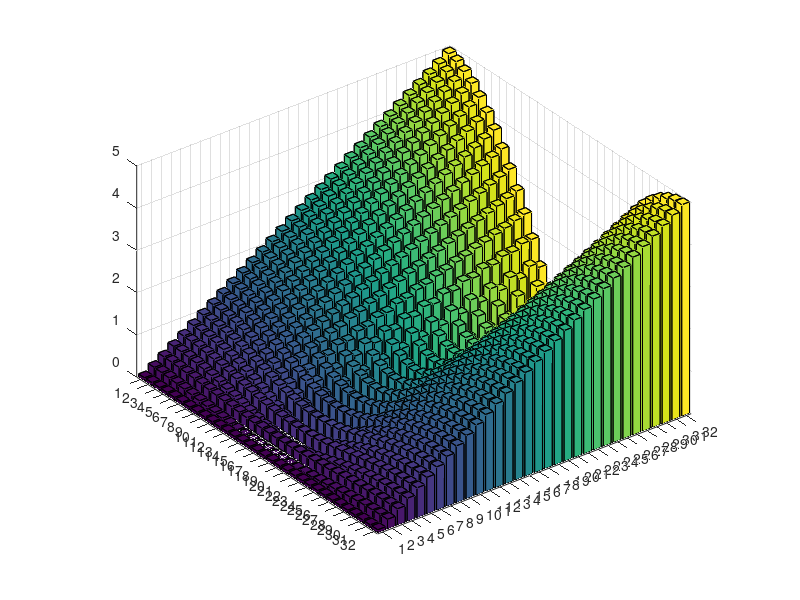
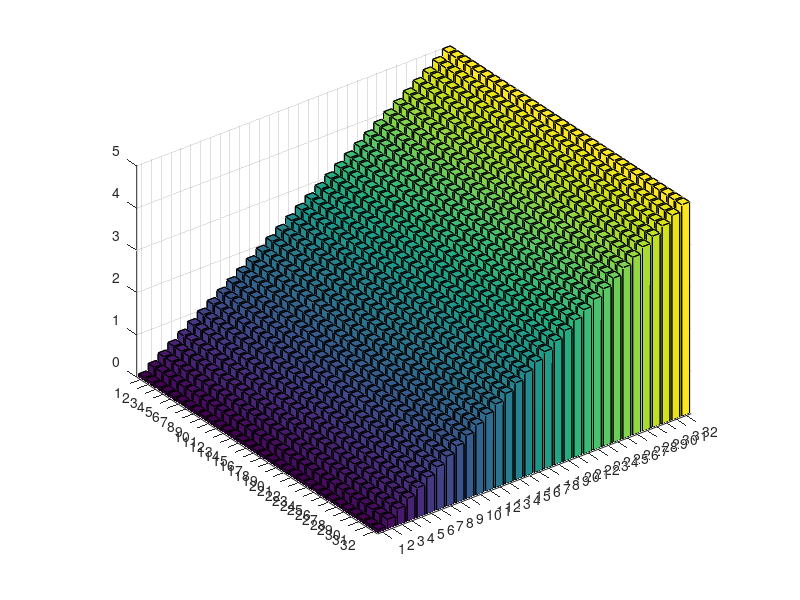

Recreate these plots in MATLAB, in order.
% phi_vector = ones(1,32);
% theta_vector = ones(1,32)*3;
% Y_ml = zeros(32,32);
% for r = 1:1
%     for l = 1:32
%         NPml = 0;
%         Yml_real = 0;
%         Yml_img  = 0;
%         for m = -l:l
%             if(m>=0)
%                 %Y_ml(l,r) = spharm(l,m,theta_vector(r),phi_vector(r));
%                 NPml = spharm(l,m,theta_vector(r),phi_vector(r))/exp(1i*m*phi_vector(r)); %STH WRONG HERE!
%                 Yml_real = Yml_real+NPml*cos(m*phi_vector(r));
%                 Yml_img  = Yml_real+NPml*sin(m*phi_vector(r));
%             else
%                 %Y_temp = spharm(l,-m,theta_vector(r),phi_vector(r));
%                 %Y_ml(l,r) = (-1)^(-m) * conj(Y_temp);
%                 NPml = (-1)^(-m)*spharm(l,-m,theta_vector(r),phi_vector(r))/exp(1i*(-m)*phi_vector(r));%STH WRONG HERE!
%                 Yml_real = Yml_real+NPml*cos((-m)*phi_vector(r));
%                 Yml_img  = Yml_img -NPml*sin((-m)*phi_vector(r));
%             end
%         end
%         Y_ml(l,r) =Y_ml(l,r) + Yml_real^2+Yml_img^2;
%     end
% end
% figure,
% bar3(abs(Y_ml))
% 
% % 
% Y_ml = zeros(32,32);
% for r = 1:1
%     for l = 1:32
%         for m = -l:l
%             if(m>=0)
%                 Y_ml(l,r) =Y_ml(l,r) + spharm(l,m,phi_vector(r),theta_vector(r));
%             else
%                 Y_temp = spharm(l,-m,phi_vector(r),theta_vector(r));
%                 Y_ml(l,r) =Y_ml(l,r) + (-1)^(-m) * conj(Y_temp);
%             end
%         end
%     end
%  end
%  figure,
%  bar3(abs(Y_ml))
%  
%BUG maybe in C++; result : BUG in MATLAB
% l = 1
% m = 1
% spharm(l,m,3,1)/exp(1i*m*1) =  0.1210 - 0.2644i
% try gsl_sf_legendre_sphPlm(1, 1, cos(3)) =  -0.0487

%%
% %C++ result
R_change_theta = [0.0795775 0.236439 0.395786 0.554223 0.712656 0.871063 1.02946 1.18786 1.34626 1.50465 1.66304 1.82143 1.97983 2.13822 2.29661 2.455 2.61339 2.77178 2.93017 3.08856 3.24695 3.40534 3.56373 3.72211 3.8805 4.03889 4.19728 4.35567 4.51406 4.67245 4.83084 4.98923 
0.0795775 0.229646 0.389594 0.545618 0.702045 0.858212 1.01437 1.1705 1.32663 1.48275 1.63886 1.79497 1.95108 2.10719 2.26329 2.4194 2.5755 2.7316 2.8877 3.04381 3.19991 3.35601 3.51211 3.66821 3.82431 3.98041 4.13651 4.2926 4.4487 4.6048 4.7609 4.917 
0.0795775 0.218616 0.379644 0.530822 0.684437 0.836798 0.989333 1.14172 1.2941 1.44645 1.5988 1.75113 1.90346 2.05579 2.20811 2.36043 2.51275 2.66506 2.81737 2.96969 3.122 3.27431 3.42662 3.57893 3.73124 3.88354 4.03585 4.18816 4.34047 4.49277 4.64508 4.79738 
0.0795775 0.203771 0.366456 0.509275 0.660044 0.806679 0.954536 1.10165 1.24892 1.39605 1.54319 1.69029 1.83739 1.98448 2.13156 2.27864 2.42571 2.57277 2.71984 2.8669 3.01396 3.16101 3.30807 3.45512 3.60218 3.74923 3.89628 4.04333 4.19038 4.33743 4.48448 4.63152 
0.0795775 0.185683 0.350702 0.480423 0.62933 0.767448 0.910294 1.05033 1.19145 1.33186 1.4725 1.61296 1.75345 1.89389 2.03433 2.17476 2.31518 2.45559 2.59599 2.73639 2.87679 3.01718 3.15757 3.29796 3.43834 3.57872 3.71911 3.85949 3.99987 4.14024 4.28062 4.421 
0.0795775 0.165046 0.333151 0.443922 0.593112 0.718402 0.85719 0.98748 1.12221 1.25406 1.38732 1.51961 1.65234 1.78474 1.91727 2.04969 2.18214 2.31455 2.44696 2.57936 2.71175 2.84413 2.97651 3.10889 3.24126 3.37363 3.50599 3.63836 3.77072 3.90308 4.03543 4.16779 
0.0795775 0.142653 0.314616 0.399857 0.552618 0.658701 0.796273 0.912286 1.04203 1.16232 1.28842 1.41046 1.53491 1.65764 1.78136 1.90435 2.02774 2.15082 2.27406 2.39716 2.52032 2.64342 2.76655 2.88964 3.01274 3.13583 3.25891 3.38199 3.50507 3.62814 3.75121 3.87428 
0.0795775 0.119366 0.295903 0.348944 0.50947 0.587749 0.729275 0.823508 0.952426 1.05554 1.17708 1.2849 1.40234 1.51258 1.6278 1.73927 1.85329 1.96537 2.07874 2.19112 2.30415 2.41666 2.5295 2.64207 2.75481 2.86741 2.98009 3.09269 3.20533 3.31793 3.43055 3.54315 
0.0795775 0.096079 0.277764 0.292671 0.465585 0.505782 0.658736 0.719984 0.85596 0.93185 1.05563 1.14108 1.25666 1.34817 1.45841 1.55368 1.66051 1.75809 1.86276 1.96175 2.06507 2.1649 2.26737 2.36771 2.46964 2.57028 2.67189 2.7727 2.87409 2.97501 3.07627 3.17724 
0.0795775 0.0736867 0.260864 0.233341 0.423011 0.414534 0.587942 0.601738 0.756587 0.789595 0.928139 0.97625 1.10173 1.16122 1.2767 1.34454 1.45255 1.52645 1.62898 1.7072 1.80575 1.88705 1.98273 2.06621 2.15982 2.24483 2.33697 2.42305 2.51414 2.60097 2.69131 2.77866 
0.0795775 0.0530499 0.245757 0.173992 0.383731 0.317785 0.520625 0.471497 0.659563 0.629426 0.80088 0.788778 0.944307 0.948161 1.08945 1.10691 1.23595 1.26474 1.38349 1.42158 1.53181 1.57746 1.68072 1.73246 1.83006 1.88669 1.97972 2.04024 2.12961 2.19322 2.27965 2.34573 
0.0795775 0.0349616 0.232887 0.11819 0.349483 0.221531 0.460499 0.336073 0.570855 0.457268 0.681979 0.582448 0.794312 0.709949 0.907938 0.838706 1.0228 0.968029 1.13877 1.09747 1.25573 1.22675 1.37354 1.3557 1.49208 1.4842 1.61124 1.61222 1.73093 1.73973 1.85105 1.86674 
0.0795775 0.0201168 0.222583 0.0696934 0.321639 0.133574 0.410778 0.206804 0.496184 0.286661 0.580092 0.371385 0.663522 0.459746 0.746992 0.550846 0.830776 0.644013 0.915021 0.738731 0.999799 0.834602 1.08514 0.931316 1.17104 1.02863 1.25748 1.12635 1.34446 1.22433 1.43193 1.32244 
0.0795775 0.00908621 0.215078 0.0320508 0.301172 0.0624882 0.373846 0.098339 0.440089 0.138455 0.502635 0.182069 0.56286 0.228617 0.621562 0.277667 0.679239 0.328871 0.736224 0.381944 0.792748 0.436647 0.848975 0.49278 0.905025 0.550168 0.960989 0.608662 1.01693 0.668132 1.07291 0.728464 
0.0795775 0.00229359 0.21052 0.00818002 0.288684 0.0161207 0.351195 0.0256387 0.405487 0.0364739 0.45456 0.0484546 0.499974 0.0614555 0.542666 0.0753795 0.583244 0.0901487 0.622132 0.105698 0.659638 0.121972 0.695993 0.138924 0.731376 0.156511 0.765928 0.174698 0.799764 0.193449 0.832977 0.212737 
0.0795775 2.77334e-032 0.208992 1.10934e-031 0.284489 1.97215e-031 0.343572 3.08149e-031 0.393818 7.88861e-031 0.438311 7.88861e-031 0.478671 6.03972e-031 0.515875 1.2326e-030 0.550565 1.2326e-030 0.583192 9.98402e-031 0.614085 2.08309e-030 0.643496 2.41589e-030 0.671618 2.77334e-030 0.698609 2.08309e-030 0.724594 3.15544e-030 0.749679 3.15544e-030 
0.0795775 0.00229359 0.21052 0.00818002 0.288684 0.0161207 0.351195 0.0256387 0.405487 0.0364739 0.45456 0.0484546 0.499974 0.0614555 0.542666 0.0753795 0.583244 0.0901487 0.622132 0.105698 0.659638 0.121972 0.695993 0.138924 0.731376 0.156511 0.765928 0.174698 0.799764 0.193449 0.832977 0.212737 
0.0795775 0.00908621 0.215078 0.0320508 0.301172 0.0624882 0.373846 0.098339 0.440089 0.138455 0.502635 0.182069 0.56286 0.228617 0.621562 0.277667 0.679239 0.328871 0.736224 0.381944 0.792748 0.436647 0.848975 0.49278 0.905025 0.550168 0.960989 0.608662 1.01693 0.668132 1.07291 0.728464 
0.0795775 0.0201168 0.222583 0.0696934 0.321639 0.133574 0.410778 0.206804 0.496184 0.286661 0.580092 0.371385 0.663522 0.459746 0.746992 0.550846 0.830776 0.644013 0.915021 0.738731 0.999799 0.834602 1.08514 0.931316 1.17104 1.02863 1.25748 1.12635 1.34446 1.22433 1.43193 1.32244 
0.0795775 0.0349616 0.232887 0.11819 0.349483 0.221531 0.460499 0.336073 0.570855 0.457268 0.681979 0.582448 0.794312 0.709949 0.907938 0.838706 1.0228 0.968029 1.13877 1.09747 1.25573 1.22675 1.37354 1.3557 1.49208 1.4842 1.61124 1.61222 1.73093 1.73973 1.85105 1.86674 
0.0795775 0.0530499 0.245757 0.173992 0.383731 0.317785 0.520625 0.471497 0.659563 0.629426 0.80088 0.788778 0.944307 0.948161 1.08945 1.10691 1.23595 1.26474 1.38349 1.42158 1.53181 1.57746 1.68072 1.73246 1.83006 1.88669 1.97972 2.04024 2.12961 2.19322 2.27965 2.34573 
0.0795775 0.0736867 0.260864 0.233341 0.423011 0.414534 0.587942 0.601738 0.756587 0.789595 0.928139 0.97625 1.10173 1.16122 1.2767 1.34454 1.45255 1.52645 1.62898 1.7072 1.80575 1.88705 1.98273 2.06621 2.15982 2.24483 2.33697 2.42305 2.51414 2.60097 2.69131 2.77866 
0.0795775 0.096079 0.277764 0.292671 0.465585 0.505782 0.658736 0.719984 0.85596 0.93185 1.05563 1.14108 1.25666 1.34817 1.45841 1.55368 1.66051 1.75809 1.86276 1.96175 2.06507 2.1649 2.26737 2.36771 2.46964 2.57028 2.67189 2.7727 2.87409 2.97501 3.07627 3.17724 
0.0795775 0.119366 0.295903 0.348944 0.50947 0.587749 0.729275 0.823508 0.952426 1.05554 1.17708 1.2849 1.40234 1.51258 1.6278 1.73927 1.85329 1.96537 2.07874 2.19112 2.30415 2.41666 2.5295 2.64207 2.75481 2.86741 2.98009 3.09269 3.20533 3.31793 3.43055 3.54315 
0.0795775 0.142653 0.314616 0.399857 0.552618 0.658701 0.796273 0.912286 1.04203 1.16232 1.28842 1.41046 1.53491 1.65764 1.78136 1.90435 2.02774 2.15082 2.27406 2.39716 2.52032 2.64342 2.76655 2.88964 3.01274 3.13583 3.25891 3.38199 3.50507 3.62814 3.75121 3.87428 
0.0795775 0.165046 0.333151 0.443922 0.593112 0.718402 0.85719 0.98748 1.12221 1.25406 1.38732 1.51961 1.65234 1.78474 1.91727 2.04969 2.18214 2.31455 2.44696 2.57936 2.71175 2.84413 2.97651 3.10889 3.24126 3.37363 3.50599 3.63836 3.77072 3.90308 4.03543 4.16779 
0.0795775 0.185683 0.350702 0.480423 0.62933 0.767448 0.910294 1.05033 1.19145 1.33186 1.4725 1.61296 1.75345 1.89389 2.03433 2.17476 2.31518 2.45559 2.59599 2.73639 2.87679 3.01718 3.15757 3.29796 3.43834 3.57872 3.71911 3.85949 3.99987 4.14024 4.28062 4.421 
0.0795775 0.203771 0.366456 0.509275 0.660044 0.806679 0.954536 1.10165 1.24892 1.39605 1.54319 1.69029 1.83739 1.98448 2.13156 2.27864 2.42571 2.57277 2.71984 2.8669 3.01396 3.16101 3.30807 3.45512 3.60218 3.74923 3.89628 4.04333 4.19038 4.33743 4.48448 4.63152 
0.0795775 0.218616 0.379644 0.530822 0.684437 0.836798 0.989333 1.14172 1.2941 1.44645 1.5988 1.75113 1.90346 2.05579 2.20811 2.36043 2.51275 2.66506 2.81737 2.96969 3.122 3.27431 3.42662 3.57893 3.73124 3.88354 4.03585 4.18816 4.34047 4.49277 4.64508 4.79738 
0.0795775 0.229646 0.389594 0.545618 0.702045 0.858212 1.01437 1.1705 1.32663 1.48275 1.63886 1.79497 1.95108 2.10719 2.26329 2.4194 2.5755 2.7316 2.8877 3.04381 3.19991 3.35601 3.51211 3.66821 3.82431 3.98041 4.13651 4.2926 4.4487 4.6048 4.7609 4.917 
0.0795775 0.236439 0.395786 0.554223 0.712656 0.871063 1.02946 1.18786 1.34626 1.50465 1.66304 1.82143 1.97983 2.13822 2.29661 2.455 2.61339 2.77178 2.93017 3.08856 3.24695 3.40534 3.56373 3.72211 3.8805 4.03889 4.19728 4.35567 4.51406 4.67245 4.83084 4.98923 
0.0795775 0.238732 0.397887 0.557042 0.716197 0.875352 1.03451 1.19366 1.35282 1.51197 1.67113 1.83028 1.98944 2.14859 2.30775 2.4669 2.62606 2.78521 2.94437 3.10352 3.26268 3.42183 3.58099 3.74014 3.8993 4.05845 4.21761 4.37676 4.53592 4.69507 4.85423 5.01338 
];
R_change_phi=[0.0795775 0.238732 0.397887 0.557042 0.716197 0.875352 1.03451 1.19366 1.35282 1.51197 1.67113 1.83028 1.98944 2.14859 2.30775 2.4669 2.62606 2.78521 2.94437 3.10352 3.26268 3.42183 3.58099 3.74014 3.8993 4.05845 4.21761 4.37676 4.53592 4.69507 4.85423 5.01338 
0.0795775 0.238732 0.397887 0.557042 0.716197 0.875352 1.03451 1.19366 1.35282 1.51197 1.67113 1.83028 1.98944 2.14859 2.30775 2.4669 2.62606 2.78521 2.94437 3.10352 3.26268 3.42183 3.58099 3.74014 3.8993 4.05845 4.21761 4.37676 4.53592 4.69507 4.85423 5.01338 
0.0795775 0.238732 0.397887 0.557042 0.716197 0.875352 1.03451 1.19366 1.35282 1.51197 1.67113 1.83028 1.98944 2.14859 2.30775 2.4669 2.62606 2.78521 2.94437 3.10352 3.26268 3.42183 3.58099 3.74014 3.8993 4.05845 4.21761 4.37676 4.53592 4.69507 4.85423 5.01338 
0.0795775 0.238732 0.397887 0.557042 0.716197 0.875352 1.03451 1.19366 1.35282 1.51197 1.67113 1.83028 1.98944 2.14859 2.30775 2.4669 2.62606 2.78521 2.94437 3.10352 3.26268 3.42183 3.58099 3.74014 3.8993 4.05845 4.21761 4.37676 4.53592 4.69507 4.85423 5.01338 
0.0795775 0.238732 0.397887 0.557042 0.716197 0.875352 1.03451 1.19366 1.35282 1.51197 1.67113 1.83028 1.98944 2.14859 2.30775 2.4669 2.62606 2.78521 2.94437 3.10352 3.26268 3.42183 3.58099 3.74014 3.8993 4.05845 4.21761 4.37676 4.53592 4.69507 4.85423 5.01338 
0.0795775 0.238732 0.397887 0.557042 0.716197 0.875352 1.03451 1.19366 1.35282 1.51197 1.67113 1.83028 1.98944 2.14859 2.30775 2.4669 2.62606 2.78521 2.94437 3.10352 3.26268 3.42183 3.58099 3.74014 3.8993 4.05845 4.21761 4.37676 4.53592 4.69507 4.85423 5.01338 
0.0795775 0.238732 0.397887 0.557042 0.716197 0.875352 1.03451 1.19366 1.35282 1.51197 1.67113 1.83028 1.98944 2.14859 2.30775 2.4669 2.62606 2.78521 2.94437 3.10352 3.26268 3.42183 3.58099 3.74014 3.8993 4.05845 4.21761 4.37676 4.53592 4.69507 4.85423 5.01338 
0.0795775 0.238732 0.397887 0.557042 0.716197 0.875352 1.03451 1.19366 1.35282 1.51197 1.67113 1.83028 1.98944 2.14859 2.30775 2.4669 2.62606 2.78521 2.94437 3.10352 3.26268 3.42183 3.58099 3.74014 3.8993 4.05845 4.21761 4.37676 4.53592 4.69507 4.85423 5.01338 
0.0795775 0.238732 0.397887 0.557042 0.716197 0.875352 1.03451 1.19366 1.35282 1.51197 1.67113 1.83028 1.98944 2.14859 2.30775 2.4669 2.62606 2.78521 2.94437 3.10352 3.26268 3.42183 3.58099 3.74014 3.8993 4.05845 4.21761 4.37676 4.53592 4.69507 4.85423 5.01338 
0.0795775 0.238732 0.397887 0.557042 0.716197 0.875352 1.03451 1.19366 1.35282 1.51197 1.67113 1.83028 1.98944 2.14859 2.30775 2.4669 2.62606 2.78521 2.94437 3.10352 3.26268 3.42183 3.58099 3.74014 3.8993 4.05845 4.21761 4.37676 4.53592 4.69507 4.85423 5.01338 
0.0795775 0.238732 0.397887 0.557042 0.716197 0.875352 1.03451 1.19366 1.35282 1.51197 1.67113 1.83028 1.98944 2.14859 2.30775 2.4669 2.62606 2.78521 2.94437 3.10352 3.26268 3.42183 3.58099 3.74014 3.8993 4.05845 4.21761 4.37676 4.53592 4.69507 4.85423 5.01338 
0.0795775 0.238732 0.397887 0.557042 0.716197 0.875352 1.03451 1.19366 1.35282 1.51197 1.67113 1.83028 1.98944 2.14859 2.30775 2.4669 2.62606 2.78521 2.94437 3.10352 3.26268 3.42183 3.58099 3.74014 3.8993 4.05845 4.21761 4.37676 4.53592 4.69507 4.85423 5.01338 
0.0795775 0.238732 0.397887 0.557042 0.716197 0.875352 1.03451 1.19366 1.35282 1.51197 1.67113 1.83028 1.98944 2.14859 2.30775 2.4669 2.62606 2.78521 2.94437 3.10352 3.26268 3.42183 3.58099 3.74014 3.8993 4.05845 4.21761 4.37676 4.53592 4.69507 4.85423 5.01338 
0.0795775 0.238732 0.397887 0.557042 0.716197 0.875352 1.03451 1.19366 1.35282 1.51197 1.67113 1.83028 1.98944 2.14859 2.30775 2.4669 2.62606 2.78521 2.94437 3.10352 3.26268 3.42183 3.58099 3.74014 3.8993 4.05845 4.21761 4.37676 4.53592 4.69507 4.85423 5.01338 
0.0795775 0.238732 0.397887 0.557042 0.716197 0.875352 1.03451 1.19366 1.35282 1.51197 1.67113 1.83028 1.98944 2.14859 2.30775 2.4669 2.62606 2.78521 2.94437 3.10352 3.26268 3.42183 3.58099 3.74014 3.8993 4.05845 4.21761 4.37676 4.53592 4.69507 4.85423 5.01338 
0.0795775 0.238732 0.397887 0.557042 0.716197 0.875352 1.03451 1.19366 1.35282 1.51197 1.67113 1.83028 1.98944 2.14859 2.30775 2.4669 2.62606 2.78521 2.94437 3.10352 3.26268 3.42183 3.58099 3.74014 3.8993 4.05845 4.21761 4.37676 4.53592 4.69507 4.85423 5.01338 
0.0795775 0.238732 0.397887 0.557042 0.716197 0.875352 1.03451 1.19366 1.35282 1.51197 1.67113 1.83028 1.98944 2.14859 2.30775 2.4669 2.62606 2.78521 2.94437 3.10352 3.26268 3.42183 3.58099 3.74014 3.8993 4.05845 4.21761 4.37676 4.53592 4.69507 4.85423 5.01338 
0.0795775 0.238732 0.397887 0.557042 0.716197 0.875352 1.03451 1.19366 1.35282 1.51197 1.67113 1.83028 1.98944 2.14859 2.30775 2.4669 2.62606 2.78521 2.94437 3.10352 3.26268 3.42183 3.58099 3.74014 3.8993 4.05845 4.21761 4.37676 4.53592 4.69507 4.85423 5.01338 
0.0795775 0.238732 0.397887 0.557042 0.716197 0.875352 1.03451 1.19366 1.35282 1.51197 1.67113 1.83028 1.98944 2.14859 2.30775 2.4669 2.62606 2.78521 2.94437 3.10352 3.26268 3.42183 3.58099 3.74014 3.8993 4.05845 4.21761 4.37676 4.53592 4.69507 4.85423 5.01338 
0.0795775 0.238732 0.397887 0.557042 0.716197 0.875352 1.03451 1.19366 1.35282 1.51197 1.67113 1.83028 1.98944 2.14859 2.30775 2.4669 2.62606 2.78521 2.94437 3.10352 3.26268 3.42183 3.58099 3.74014 3.8993 4.05845 4.21761 4.37676 4.53592 4.69507 4.85423 5.01338 
0.0795775 0.238732 0.397887 0.557042 0.716197 0.875352 1.03451 1.19366 1.35282 1.51197 1.67113 1.83028 1.98944 2.14859 2.30775 2.4669 2.62606 2.78521 2.94437 3.10352 3.26268 3.42183 3.58099 3.74014 3.8993 4.05845 4.21761 4.37676 4.53592 4.69507 4.85423 5.01338 
0.0795775 0.238732 0.397887 0.557042 0.716197 0.875352 1.03451 1.19366 1.35282 1.51197 1.67113 1.83028 1.98944 2.14859 2.30775 2.4669 2.62606 2.78521 2.94437 3.10352 3.26268 3.42183 3.58099 3.74014 3.8993 4.05845 4.21761 4.37676 4.53592 4.69507 4.85423 5.01338 
0.0795775 0.238732 0.397887 0.557042 0.716197 0.875352 1.03451 1.19366 1.35282 1.51197 1.67113 1.83028 1.98944 2.14859 2.30775 2.4669 2.62606 2.78521 2.94437 3.10352 3.26268 3.42183 3.58099 3.74014 3.8993 4.05845 4.21761 4.37676 4.53592 4.69507 4.85423 5.01338 
0.0795775 0.238732 0.397887 0.557042 0.716197 0.875352 1.03451 1.19366 1.35282 1.51197 1.67113 1.83028 1.98944 2.14859 2.30775 2.4669 2.62606 2.78521 2.94437 3.10352 3.26268 3.42183 3.58099 3.74014 3.8993 4.05845 4.21761 4.37676 4.53592 4.69507 4.85423 5.01338 
0.0795775 0.238732 0.397887 0.557042 0.716197 0.875352 1.03451 1.19366 1.35282 1.51197 1.67113 1.83028 1.98944 2.14859 2.30775 2.4669 2.62606 2.78521 2.94437 3.10352 3.26268 3.42183 3.58099 3.74014 3.8993 4.05845 4.21761 4.37676 4.53592 4.69507 4.85423 5.01338 
0.0795775 0.238732 0.397887 0.557042 0.716197 0.875352 1.03451 1.19366 1.35282 1.51197 1.67113 1.83028 1.98944 2.14859 2.30775 2.4669 2.62606 2.78521 2.94437 3.10352 3.26268 3.42183 3.58099 3.74014 3.8993 4.05845 4.21761 4.37676 4.53592 4.69507 4.85423 5.01338 
0.0795775 0.238732 0.397887 0.557042 0.716197 0.875352 1.03451 1.19366 1.35282 1.51197 1.67113 1.83028 1.98944 2.14859 2.30775 2.4669 2.62606 2.78521 2.94437 3.10352 3.26268 3.42183 3.58099 3.74014 3.8993 4.05845 4.21761 4.37676 4.53592 4.69507 4.85423 5.01338 
0.0795775 0.238732 0.397887 0.557042 0.716197 0.875352 1.03451 1.19366 1.35282 1.51197 1.67113 1.83028 1.98944 2.14859 2.30775 2.4669 2.62606 2.78521 2.94437 3.10352 3.26268 3.42183 3.58099 3.74014 3.8993 4.05845 4.21761 4.37676 4.53592 4.69507 4.85423 5.01338 
0.0795775 0.238732 0.397887 0.557042 0.716197 0.875352 1.03451 1.19366 1.35282 1.51197 1.67113 1.83028 1.98944 2.14859 2.30775 2.4669 2.62606 2.78521 2.94437 3.10352 3.26268 3.42183 3.58099 3.74014 3.8993 4.05845 4.21761 4.37676 4.53592 4.69507 4.85423 5.01338 
0.0795775 0.238732 0.397887 0.557042 0.716197 0.875352 1.03451 1.19366 1.35282 1.51197 1.67113 1.83028 1.98944 2.14859 2.30775 2.4669 2.62606 2.78521 2.94437 3.10352 3.26268 3.42183 3.58099 3.74014 3.8993 4.05845 4.21761 4.37676 4.53592 4.69507 4.85423 5.01338 
0.0795775 0.238732 0.397887 0.557042 0.716197 0.875352 1.03451 1.19366 1.35282 1.51197 1.67113 1.83028 1.98944 2.14859 2.30775 2.4669 2.62606 2.78521 2.94437 3.10352 3.26268 3.42183 3.58099 3.74014 3.8993 4.05845 4.21761 4.37676 4.53592 4.69507 4.85423 5.01338 
0.0795775 0.238732 0.397887 0.557042 0.716197 0.875352 1.03451 1.19366 1.35282 1.51197 1.67113 1.83028 1.98944 2.14859 2.30775 2.4669 2.62606 2.78521 2.94437 3.10352 3.26268 3.42183 3.58099 3.74014 3.8993 4.05845 4.21761 4.37676 4.53592 4.69507 4.85423 5.01338 
];
bar3((R_change_theta))
figure,
bar3((R_change_phi))

% clc
% clear
% close all
% r = 1;
% idx = 1;
% theta = 0;
% phi = pi/2;
% for l = 5:5
%     temp = 0;
%     for m = -l:l
%         if(m>=0)
%             SH = spharm(l,m,theta,phi)
%             temp = temp + SH;
%             %Y_ml(l,r) =Y_ml(l,r) + spharm(l,m,pi/4,pi/4);
%         else
%             SH = (-1)^(-m) * conj(spharm(l,-m,theta,phi))
%             temp = temp + SH;
%             %Y_temp = spharm(l,-m,pi/4,pi/4);
%             %Y_ml(l,r) =Y_ml(l,r) + (-1)^(-m) * conj(Y_temp);
%         end
%         X(idx) = real(SH);
%         Y(idx) = imag(SH);
%         idx = idx+1;
%         X(idx) = 0;
%         Y(idx) = 0;
%         idx = idx+1;
%     end
%     Y_ml = temp;
%     finalX = real(temp);
%     finalY = imag(temp);
% end
% abs(Y_ml)
% plot(X,Y,'o');hold on;
% plot(X,Y);hold on;
% plot(finalX,finalY,'ro')